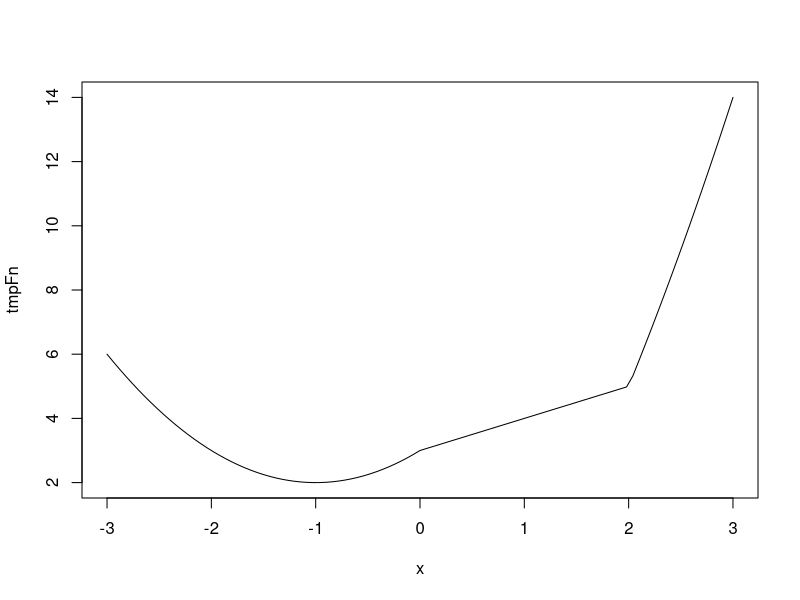
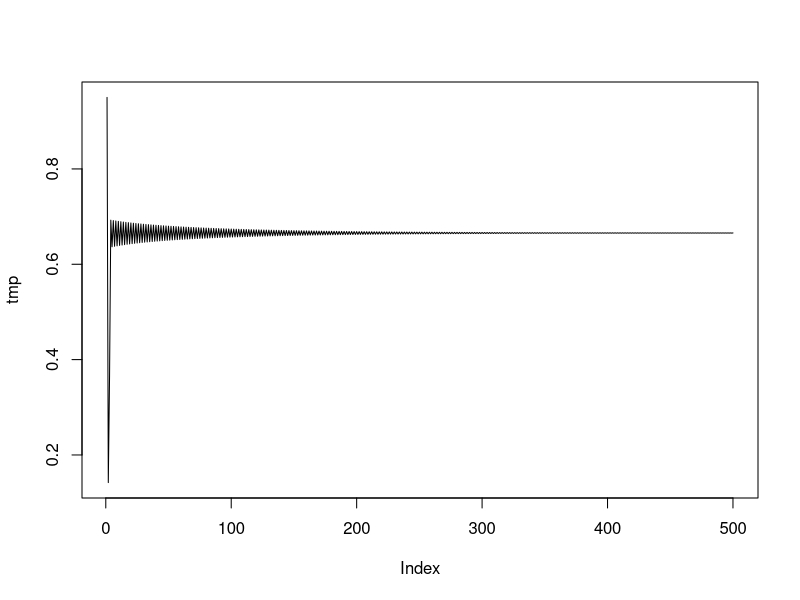
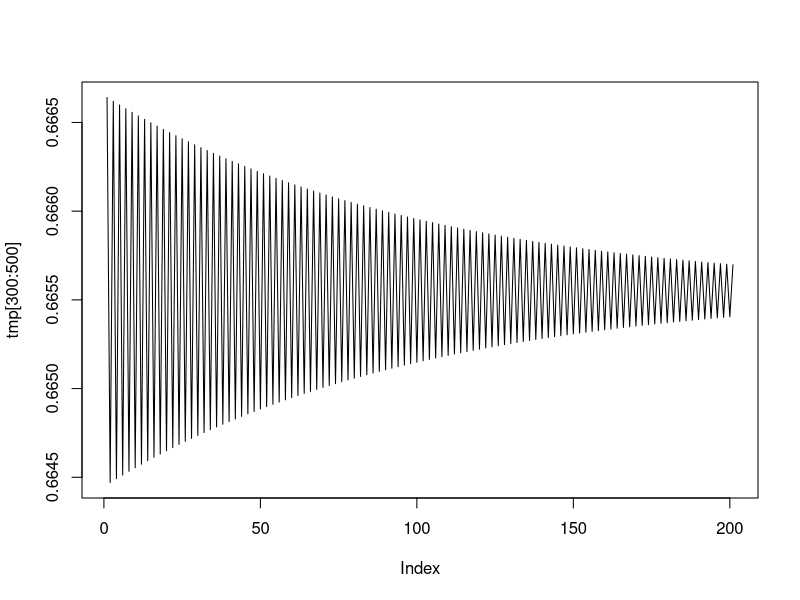

Generate these figures, in order, with R:
## ---- chunk 1
knitr::opts_chunk$set(echo = TRUE)
## ---- chunk 2

tmpFn1 <- function(xVec){
  return(xVec^(1:length(xVec)))
}

## simple example
a <- c(2, 5, 3, 8, 2, 4)

b <- tmpFn1(a)
b

## ---- chunk 3
tmpFn2 <- function(xVec2){
  
  n = length(xVec2)
  
  return(xVec2^(1:n)/(1:n))
}



c <- tmpFn2(a)
c


## ---- chunk 4
tmpFn3 <- function(x, n){
  return(1 + sum(sapply(1:n, function(i) x ^ i / i)))
}
## ---- chunk 5
tmpFn <- function(xVec){
  n2 <- 1:(length(xVec) -2)
  return((xVec[n2] + xVec[n2 + 1] + xVec[n2 + 2]) / 3)
}
## ---- chunk 6
tmpFn(c(1:5, 6:1))
## ---- chunk 7
tmpFn <- function(xVec){
  return(
    (xVec < 0) * (xVec ^ 2 + 2 * xVec + 3)
  + (xVec >= 0 & xVec < 2) * (xVec + 3) 
  + (xVec >= 2) * (xVec ^ 2 + 4 * xVec - 7)
  )
}
x <- seq(-3, 3, 0.01)
plot(tmpFn, -3, 3)
## ---- chunk 8
tmpFn <- function(xMat){
  return(
    (xMat %% 2 == 0) * xMat
  + (xMat %% 2 != 0) * (xMat * 2) 
  )
}
xMat <- matrix(c(1, 1, 3, 5, 2, 6, -2, -1, -3), nrow = 3, byrow = TRUE)
tmpFn(xMat)
## ---- chunk 9
tmpFn <- function(k, n){
  xMat <- matrix(rep(0, n ^ 2), nrow = n)
  xMat <- row(xMat) - col(xMat)
  xMat[abs(xMat) == 1] <- 1
  xMat[abs(xMat) != 1] <- 0
  xMat <- xMat + diag(k, nrow = n)
  return(xMat)
}
tmpFn(2, 5)
## ---- chunk 10
quadrant <- function(alpha){
  return(1 + floor((alpha %% 360) / 90))
}
## ---- chunk 11
weekday <- function(day, month, year){
  kVec <- day
  yVec <- ifelse(
    month > 2, 
    year - floor(year / 100) * 100, 
    year - floor(year / 100) * 100 - 1
  )
  cVec <- floor(year / 100)
  mVec <- ifelse(month > 2, month - 2, month + 10)
  return(
    (
     floor(2.6 * mVec - 0.2) 
   + kVec
   + yVec
   + floor(yVec/4)
   + floor(cVec/4)
   - 2 * cVec
    ) %% 7 + 1 
  ) 
}
## ---- chunk 12
weekday(28, 1, 2018)
## ---- chunk 13

## ---- chunk 14
testLoop2 <- function(yVec){
  return(sum(exp(1:length(yVec))))
}
## ---- chunk 15
quadmap <- function(start, rho, niter){
  yVec <- c(start)
  loop <- 1
  while (loop != niter){
    yVec <- rbind(yVec, rho * yVec[loop] * (1 - yVec[loop]))
    loop <- loop + 1
    
  }
  return(yVec)
}
## ---- chunk 16
quadmap(0.1, 2, 9)
tmp <- quadmap(start=0.95, rho=2.99, niter=500)
plot(tmp, type="l")
plot(tmp[300:500], type="l")
## ---- chunk 17
determineNumber <- function(start, rho){
  yVec <- quadmap(start, rho, 2)
  
  loop <- 2
  while (abs(yVec[length(yVec)] - yVec[length(yVec) - 1]) >= 0.02){
    yVec <- rbind(yVec, rho * yVec[loop] * (1 - yVec[loop]))
    loop <- loop + 1
  }
  return(length(yVec) - 1)
}
determineNumber(0.95, 2.99)
## ---- chunk 18
tmpFn <- function(xVec, k){
  xVecMean <- mean(xVec)
  lowerSum <- sum((xVec - xVecMean) ^ 2)
  upperSum <- sum(sapply((k+1):length(xVec), function(i) (xVec[i] - xVecMean) * (xVec[i-k] - xVecMean)))
  return(upperSum / lowerSum)
}

tmpFn(seq(2,56,3), 1)

tmpFn(seq(2,56,3), 2)
## ---- chunk 19
tmpFn4 <- function(xVec, k){
  outPut <- rep(0, k)
  for (i in 1:k) outPut[i] <- tmpFn(xVec, i)
  return(outPut)
}

tmpFn4(seq(2,56,3), 2)
